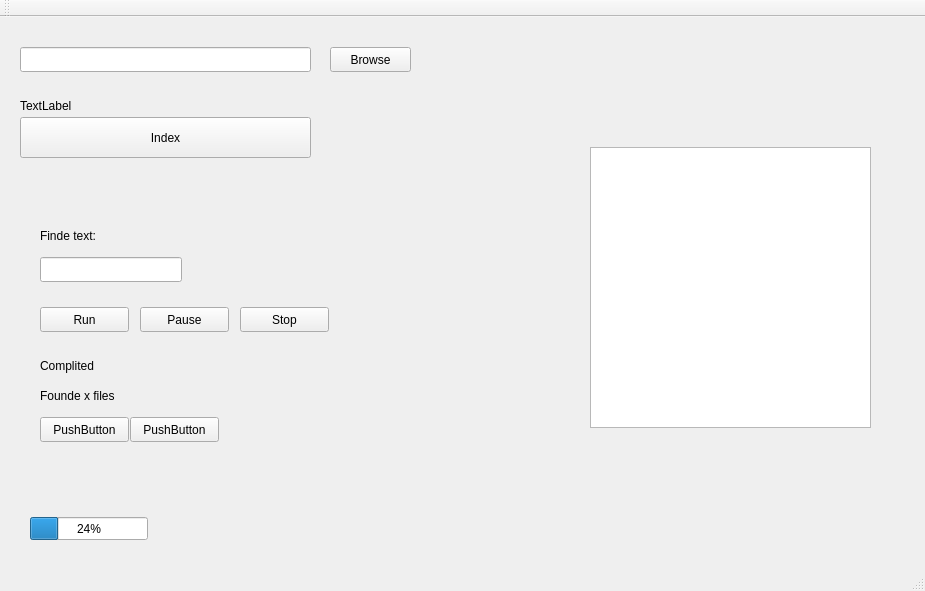
<?xml version="1.0" encoding="UTF-8"?>
<ui version="4.0">
 <class>MainWindow</class>
 <widget class="QMainWindow" name="MainWindow">
  <property name="geometry">
   <rect>
    <x>0</x>
    <y>0</y>
    <width>925</width>
    <height>591</height>
   </rect>
  </property>
  <property name="windowTitle">
   <string>MainWindow</string>
  </property>
  <widget class="QWidget" name="centralWidget">
   <widget class="QLineEdit" name="textEdit">
    <property name="geometry">
     <rect>
      <x>40</x>
      <y>240</y>
      <width>142</width>
      <height>25</height>
     </rect>
    </property>
   </widget>
   <widget class="QLabel" name="label">
    <property name="geometry">
     <rect>
      <x>40</x>
      <y>210</y>
      <width>91</width>
      <height>17</height>
     </rect>
    </property>
    <property name="text">
     <string>Finde text:</string>
    </property>
   </widget>
   <widget class="QLineEdit" name="pathEdit">
    <property name="geometry">
     <rect>
      <x>20</x>
      <y>30</y>
      <width>291</width>
      <height>25</height>
     </rect>
    </property>
    <property name="readOnly">
     <bool>true</bool>
    </property>
   </widget>
   <widget class="QListView" name="listView">
    <property name="geometry">
     <rect>
      <x>590</x>
      <y>130</y>
      <width>281</width>
      <height>281</height>
     </rect>
    </property>
   </widget>
   <widget class="QPushButton" name="browseButton">
    <property name="geometry">
     <rect>
      <x>330</x>
      <y>30</y>
      <width>81</width>
      <height>25</height>
     </rect>
    </property>
    <property name="text">
     <string>Browse</string>
    </property>
   </widget>
   <widget class="QPushButton" name="pushButton_2">
    <property name="geometry">
     <rect>
      <x>40</x>
      <y>290</y>
      <width>89</width>
      <height>25</height>
     </rect>
    </property>
    <property name="text">
     <string>Run</string>
    </property>
   </widget>
   <widget class="QPushButton" name="pushButton_3">
    <property name="geometry">
     <rect>
      <x>140</x>
      <y>290</y>
      <width>89</width>
      <height>25</height>
     </rect>
    </property>
    <property name="text">
     <string>Pause</string>
    </property>
   </widget>
   <widget class="QPushButton" name="pushButton_4">
    <property name="geometry">
     <rect>
      <x>240</x>
      <y>290</y>
      <width>89</width>
      <height>25</height>
     </rect>
    </property>
    <property name="text">
     <string>Stop</string>
    </property>
   </widget>
   <widget class="QProgressBar" name="progressBar">
    <property name="geometry">
     <rect>
      <x>30</x>
      <y>500</y>
      <width>118</width>
      <height>23</height>
     </rect>
    </property>
    <property name="value">
     <number>24</number>
    </property>
   </widget>
   <widget class="QLabel" name="label_2">
    <property name="geometry">
     <rect>
      <x>40</x>
      <y>340</y>
      <width>91</width>
      <height>17</height>
     </rect>
    </property>
    <property name="text">
     <string>Complited</string>
    </property>
   </widget>
   <widget class="QPushButton" name="pushButton_5">
    <property name="geometry">
     <rect>
      <x>40</x>
      <y>400</y>
      <width>89</width>
      <height>25</height>
     </rect>
    </property>
    <property name="text">
     <string>PushButton</string>
    </property>
   </widget>
   <widget class="QPushButton" name="pushButton_6">
    <property name="geometry">
     <rect>
      <x>130</x>
      <y>400</y>
      <width>89</width>
      <height>25</height>
     </rect>
    </property>
    <property name="text">
     <string>PushButton</string>
    </property>
   </widget>
   <widget class="QPushButton" name="indexButton">
    <property name="geometry">
     <rect>
      <x>20</x>
      <y>100</y>
      <width>291</width>
      <height>41</height>
     </rect>
    </property>
    <property name="text">
     <string>Index</string>
    </property>
   </widget>
   <widget class="QLabel" name="label_3">
    <property name="geometry">
     <rect>
      <x>20</x>
      <y>80</y>
      <width>67</width>
      <height>17</height>
     </rect>
    </property>
    <property name="text">
     <string>TextLabel</string>
    </property>
   </widget>
   <widget class="QLabel" name="label_4">
    <property name="geometry">
     <rect>
      <x>40</x>
      <y>370</y>
      <width>191</width>
      <height>17</height>
     </rect>
    </property>
    <property name="text">
     <string>Founde x files</string>
    </property>
   </widget>
  </widget>
  <widget class="QMenuBar" name="menuBar">
   <property name="geometry">
    <rect>
     <x>0</x>
     <y>0</y>
     <width>925</width>
     <height>22</height>
    </rect>
   </property>
  </widget>
  <widget class="QToolBar" name="mainToolBar">
   <attribute name="toolBarArea">
    <enum>TopToolBarArea</enum>
   </attribute>
   <attribute name="toolBarBreak">
    <bool>false</bool>
   </attribute>
  </widget>
  <widget class="QStatusBar" name="statusBar"/>
 </widget>
 <layoutdefault spacing="6" margin="11"/>
 <resources/>
 <connections/>
</ui>
